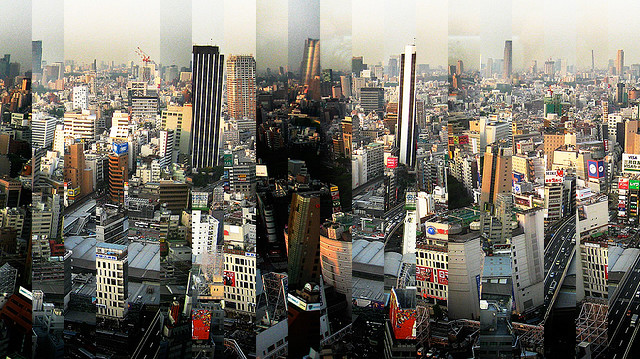
#> input picture TokyoPanoramaShredded.png, 640 x 359 px
$ python -i unshred.py   (imports and definitions only)   (Python 2 division)
#> lines starting #> are read from the running program, lines starting #| are printed output that depends on the picture
# http://instagram-engineering.tumblr.com/post/12651721845/instagram-engineering-challenge-the-unshredder
from PIL import Image

# Objects used for shred sorting. Holds a list of ordered shreds, right_most_pix_col and left_most_pix_col
class Section(object):
    def __init__(self):
        ordered_shreds = []
        right_most_pixel_col = []
        left_most_pixel_col = []

# Unshreds a given file
class Unshredder(object):
    SAVE_FILE_AS = "unshredded.png"
    PIXEL_DIFF = 15
    PIXEL_DIFF_INCREMENT = 5
    ACCURACY = 0.30

    # Initialize unshredder
    def __init__(self, filename):
#> called with filename = 'TokyoPanoramaShredded.png'
        self.image = Image.open(filename)
#> self.image is the input picture: PIL image 640x359 RGBA; mean R, G, B, A 118.7, 114.3, 104.7, 255
        self.image_width, self.image_height = self.image.size
#> self.image_width = 640; self.image_height = 359
        self.accuracy_threshold = self.ACCURACY*self.image_height
#> self.accuracy_threshold = 107.7
        self.pixel_diff = self.PIXEL_DIFF
        self.shred_width = self.getShredWidth()
#> self.shred_width = 32
        self.num_columns = self.image_width/self.shred_width
#> self.num_columns = 20
        self.unshred()

    # Unshred a shredded image file
    def unshred(self):
        sections = self.sourceToSections()
#> after the loop in sourceToSections, `for i in range(self.num_columns):`: sections = 20 items
        ordered_section = self.sortSections(sections)
        ordered_shreds = ordered_section.pop().ordered_shreds
        unshredded = self.orderedShredstoUnshreddedImage(ordered_shreds)
        unshredded.save(self.SAVE_FILE_AS, 'PNG')

    # Creates a list of section objects from the source image
    def sourceToSections(self):
        sections = []
        for i in range(self.num_columns):
           section = Section()
           section.ordered_shreds = [i]
           x = i*self.shred_width
           shred = self.image.crop((x, 0, x+self.shred_width, self.image_height))
           section.right_most_pixel_col = self.getPixelCol(self.shred_width-1, shred)
           section.left_most_pixel_col = self.getPixelCol(0, shred)
           sections.append(section)
        return sections

    # Return an image from an ordered list
    def orderedShredstoUnshreddedImage(self, ordered_shreds):
        unshredded = Image.new("RGBA", (self.image_width, self.image_height))
        curr_section = 0
        for i in ordered_shreds:
            crop_x = i*self.shred_width
            shred = self.image.crop((crop_x, 0, crop_x+self.shred_width, self.image_height))
            unshredded.paste(shred, (curr_section*self.shred_width, 0))
            curr_section += 1
        return unshredded

    # Returns a list of ordered image columns from a list of sections
    def sortSections(self, sections):
        prev_len = 0
        curr_len = len(sections)
        while(curr_len>1 and not prev_len==curr_len):
            sections = self.mergeSections(sections)
            prev_len = curr_len
            curr_len = len(sections)
        if (curr_len==prev_len):
            self.pixel_diff += self.PIXEL_DIFF_INCREMENT
            sections = self.sortSections(sections)
        return sections

    # Returns a list of sections that are merged as much as possible in one pass
    def mergeSections(self, sections):
        merged_list = [sections.pop(0)]
        for section in sections:
            merged_list = self.addSection(section, merged_list)
        return merged_list

    # Adds a section into the appropriate part of a list or append to end if no match
    def addSection(self, section_to_add, merged_list):
        has_match = False
        new_merged_list = []
        for section in merged_list:
            if not has_match:
                match_type = self.isSectionMatch(section, section_to_add)
                if match_type:
                    section = self.merge(section, section_to_add, match_type)
                    has_match = True
            new_merged_list += [section]
        if not (has_match):
            new_merged_list += [section_to_add]
        return new_merged_list

    # Merge an item on the left or right side of a section and return the adjusted section
    def merge(self, section, item, match_type):
        if(match_type==1):
            section.ordered_shreds = section.ordered_shreds + item.ordered_shreds
            section.right_most_pixel_col = item.right_most_pixel_col
        if(match_type==-1):
            section.ordered_shreds = item.ordered_shreds + section.ordered_shreds
            section.left_most_pixel_col = item.left_most_pixel_col
        return section

    # Determine if two sections match and return if right or left match
    def isSectionMatch(self, section_1, section_2):
        if self.isColumnMatch(section_1.right_most_pixel_col, section_2.left_most_pixel_col):
            return 1
        if self.isColumnMatch(section_1.left_most_pixel_col, section_2.right_most_pixel_col):
            return -1
        else:
            return 0

    # Determine if two columns match returns true iff all pixels meet match criteria
    def isColumnMatch(self, col_1, col_2):
        exact_pixel_matches = 0
        for i in range(self.image_height):
            exact_pixel_matches += self.isPixelMatch(col_1[i], col_2[i])
        if (exact_pixel_matches >= self.accuracy_threshold):
            return True
        else:
            return False

    # Determine if two pixels match
    def isPixelMatch(self, pixel_1, pixel_2):
        for i in range(3):
            if abs(pixel_1[i] - pixel_2[i]) > self.pixel_diff:
                return 0
        return 1

    # Get a column of pixel
    def getPixelCol(self, col, shred):
        data = shred.getdata()
        width,height = shred.size
        pixel_col = []
        for i in range(height):
            pixel = data[i*width+col]
            pixel_col.append(pixel)
        return pixel_col

    # BONUS: Get number of columns in an given shredded image assuming no two images are correctly adjacent
    def getShredWidth(self):
        for i in range(self.image_width):
            col_1 = self.getPixelCol(i, self.image)
            col_2 = self.getPixelCol(i+1, self.image)
            if not self.isColumnMatch(col_1, col_2):
                return i+1

>>> result = Unshredder('TokyoPanoramaShredded.png').unshred()
#> in sortSections, `curr_len = len(sections)`: curr_len = 20
#> the loop in sortSections, `while(curr_len>1 and not prev_len==curr_len):` made 3 passes
#> (prev_len, curr_len) on passes 1 to 2: (20, 7), (7, 2)
#> (prev_len, curr_len) on pass 3: (2, 2)
#> the loop in sortSections (call 2), `while(curr_len>1 and not prev_len==curr_len):` made 1 pass
#> (prev_len, curr_len) on pass 1: (2, 1)
#> in unshred, `ordered_section = self.sortSections(sections)`: ordered_section = 1 item
#> in unshred, `ordered_shreds = ordered_section.pop().ordered_shreds`: ordered_shreds = [8, 10, 14, 16, 18, 13, 7, 3, 2, 11, 4, 19, 17, 12, 6, 15, 1, 5, 0, 9]
#> in orderedShredstoUnshreddedImage, `unshredded = Image.new("RGBA", (self.image_width, self.image_height))`: unshredded: PIL image 640x359 RGBA; every value is 0
#> the loop in orderedShredstoUnshreddedImage, `for i in ordered_shreds:` made 20 passes
#> (i, crop_x) on passes 1, 2, 3, 4, 5, 6, 8, 9, 10, 11, 12, 13: (8, 256), (10, 320), (14, 448), (16, 512), (18, 576), (13, 416), (3, 96), (2, 64), (11, 352), (4, 128), (19, 608), (17, 544)
#> crop_x on passes 7, 16: 224, 480
#> pass 1, in orderedShredstoUnshreddedImage, `shred = self.image.crop((crop_x, 0, crop_x+self.shred_width, self.imag..`:
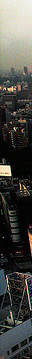
#> shred: PIL image 32x359 RGBA; mean R, G, B, A 72.9, 72.8, 67.6, 255
#> after the loop in orderedShredstoUnshreddedImage, `for i in ordered_shreds:`:
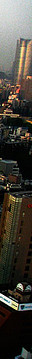
#> shred: PIL image 32x359 RGBA; mean R, G, B, A 68.8, 64.8, 56.8, 255
#> after the loop in orderedShredstoUnshreddedImage, `for i in ordered_shreds:`:
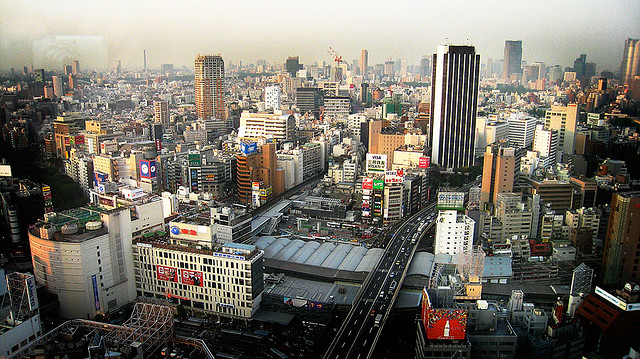
#> unshredded: PIL image 640x359 RGBA; mean R, G, B, A 118.7, 114.3, 104.7, 255
#> after the loop in orderedShredstoUnshreddedImage, `for i in ordered_shreds:`: curr_section = 20
#> the loop in orderedShredstoUnshreddedImage (call 2), `for i in ordered_shreds:` made 20 passes
#> i on passes 1 to 12: 11, 17, 19, 8, 10, 14, 16, 18, 13, 7, 3, 2
#> pass 1, in orderedShredstoUnshreddedImage (call 2), `shred = self.image.crop((crop_x, 0, crop_x+self.shred_width, self.imag..`:
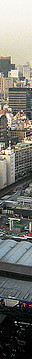
#> shred: PIL image 32x359 RGBA; mean R, G, B, A 118.1, 117.8, 112, 255
#> pass 2, in orderedShredstoUnshreddedImage (call 2), `shred = self.image.crop((crop_x, 0, crop_x+self.shred_width, self.imag..`:
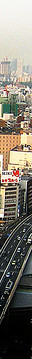
#> shred: PIL image 32x359 RGBA; mean R, G, B, A 124.3, 119.2, 108.4, 255
#> pass 3, in orderedShredstoUnshreddedImage (call 2), `shred = self.image.crop((crop_x, 0, crop_x+self.shred_width, self.imag..`:
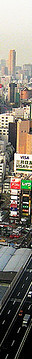
#> shred: PIL image 32x359 RGBA; mean R, G, B, A 126.8, 121.9, 111.7, 255
#> after the loop in orderedShredstoUnshreddedImage (call 2), `for i in ordered_shreds:`:
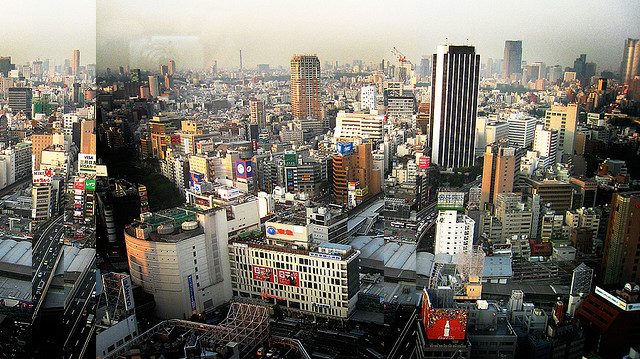
#> unshredded: PIL image 640x359 RGBA; mean R, G, B, A 118.7, 114.3, 104.7, 255

$ run again, on unshredded.png
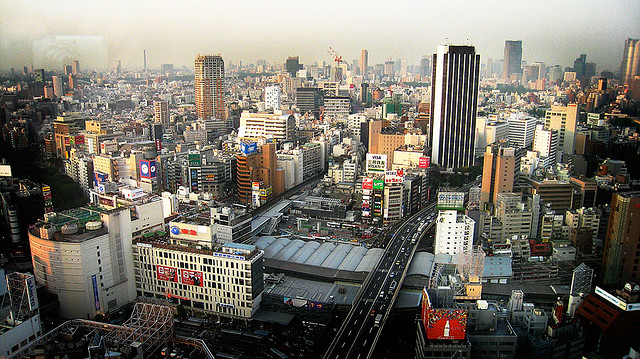
#> input picture unshredded.png, 640 x 359 px
#> in __init__, self.image is the input picture: PIL image 640x359 RGBA; mean R, G, B, A 118.7, 114.3, 104.7, 255
#> after the loop in sourceToSections, `for i in range(self.num_columns):`: sections = 4 items
#> in sortSections, `curr_len = len(sections)`: curr_len = 4
#> the loop in sortSections, `while(curr_len>1 and not prev_len==curr_len):` made 2 passes
#> (prev_len, curr_len) on pass 1: (4, 2)
#> the loop in sortSections (call 2), `while(curr_len>1 and not prev_len==curr_len):` made 1 pass
#> (prev_len, curr_len) on pass 1: (2, 1)
#> ordered_section = 1 item
#> ordered_shreds = [0, 1, 2, 3]
#> the loop in orderedShredstoUnshreddedImage, `for i in ordered_shreds:` made 4 passes
#> crop_x on passes 1 to 4: 0, 144, 288, 432
#> after the loop in orderedShredstoUnshreddedImage, `for i in ordered_shreds:`:
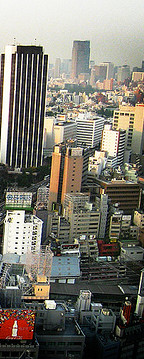
#> shred: PIL image 144x359 RGBA; mean R, G, B, A 123.2, 120.3, 110.1, 255
#> after the loop in orderedShredstoUnshreddedImage, `for i in ordered_shreds:`:
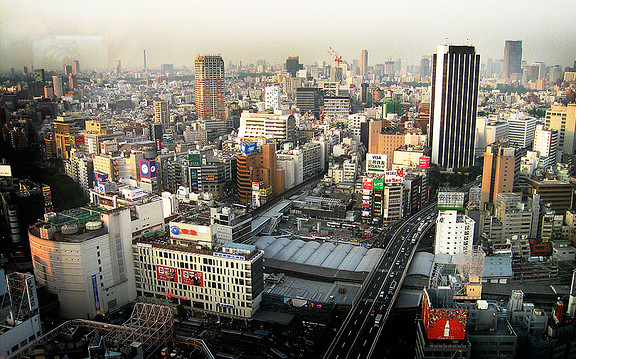
#> unshredded: PIL image 640x359 RGBA; mean R, G, B, A 111.5, 107.5, 98.6, 229.5; transparent parts drawn white
#> after the loop in orderedShredstoUnshreddedImage, `for i in ordered_shreds:`: curr_section = 4
#> the loop in orderedShredstoUnshreddedImage (call 2), `for i in ordered_shreds:` made 4 passes
